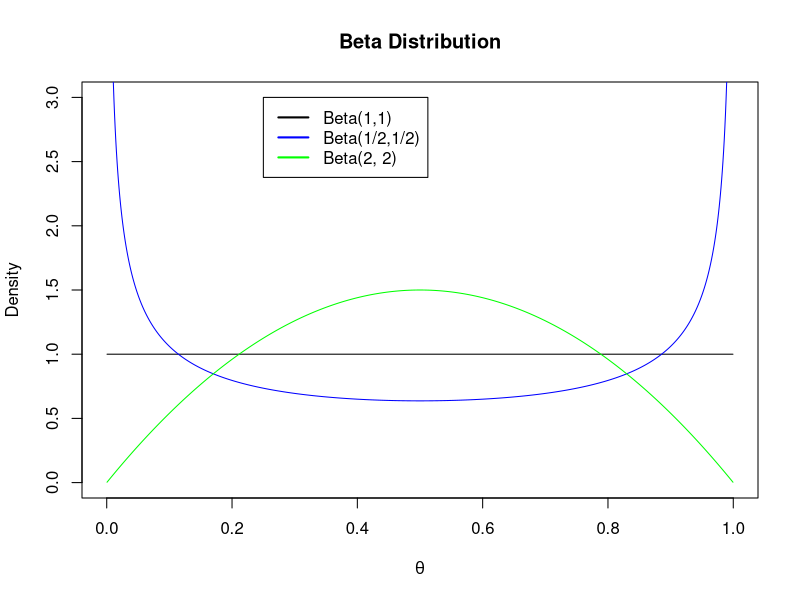
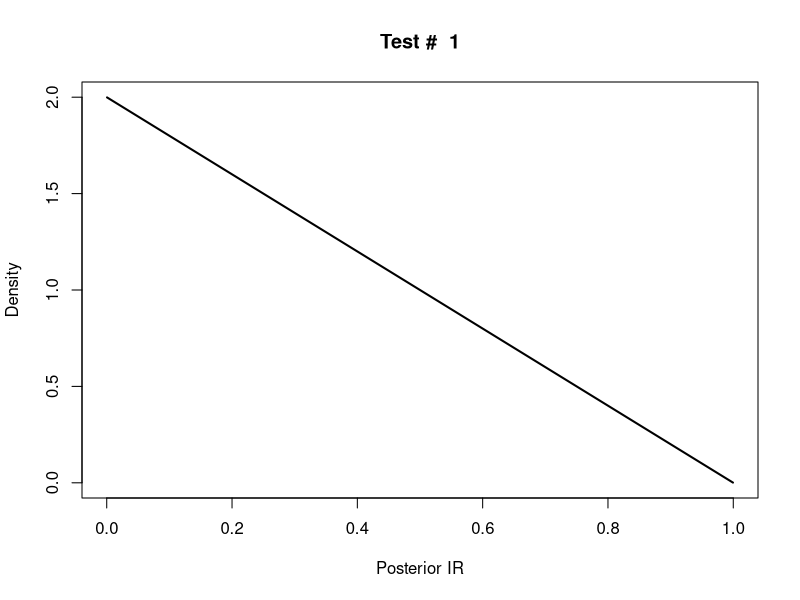
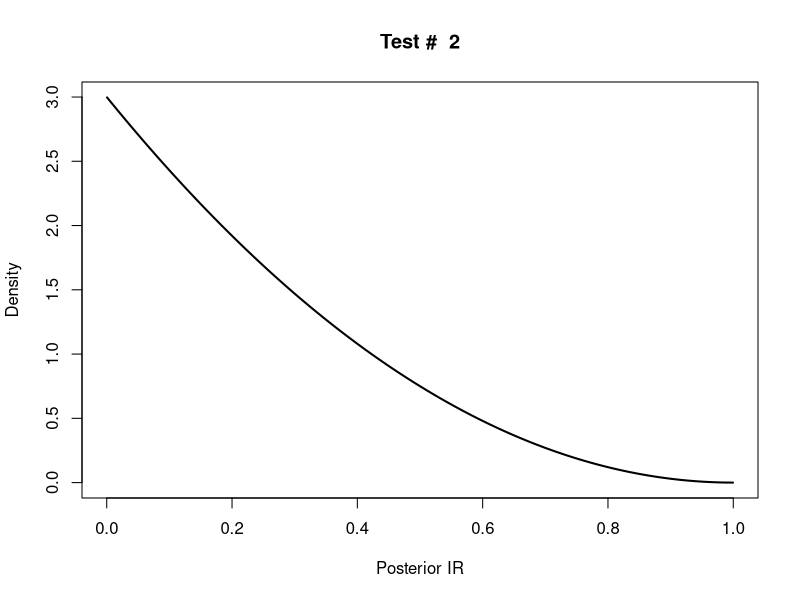
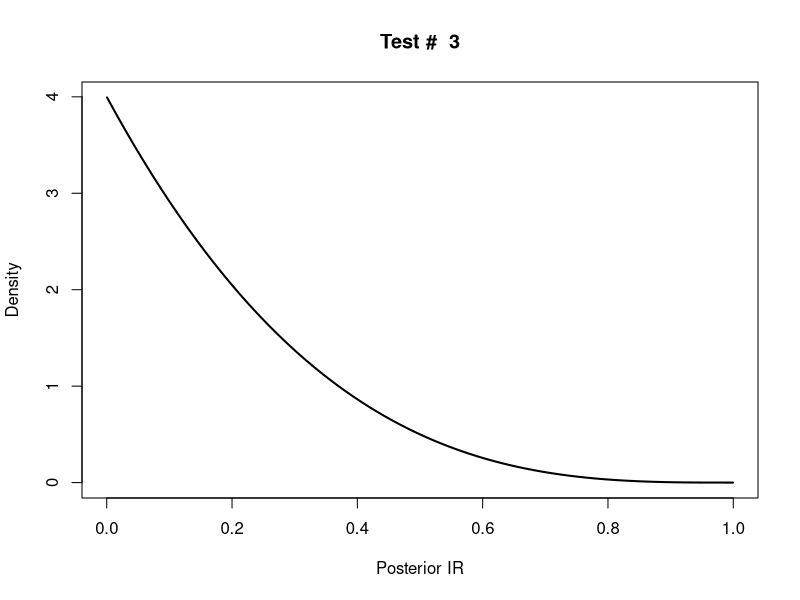
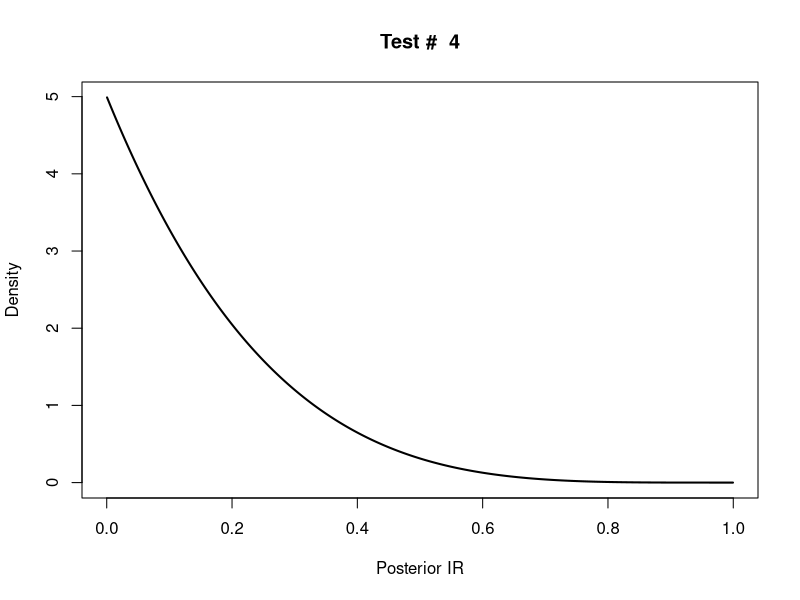
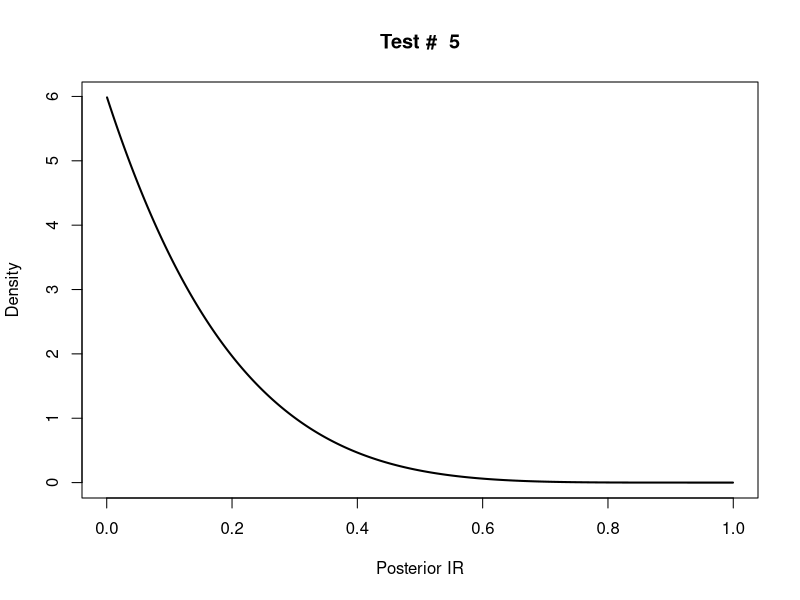
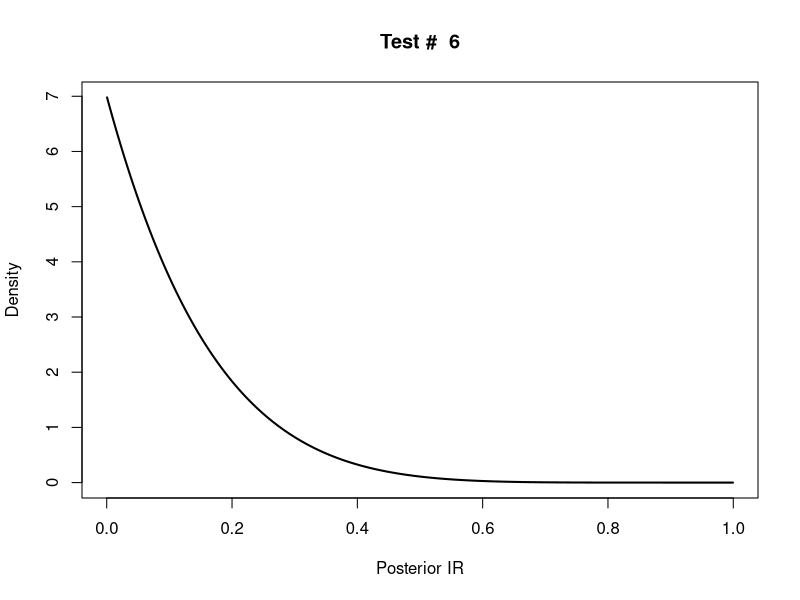
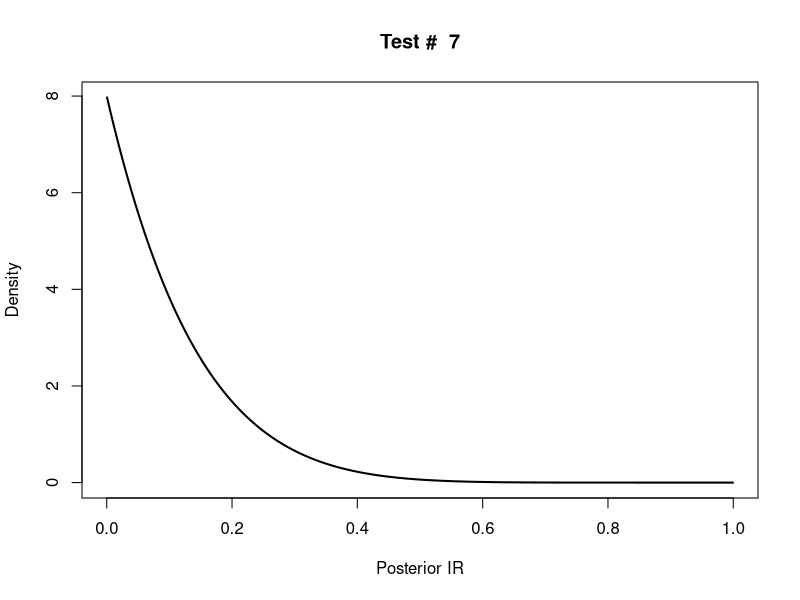

Reproduce these figures in R, in order. (Note: this script raises an error after producing the figures.)
# Companion Code for Bayesian Statistics: Counting for Nerds
library(glue)

# 1,000 points evently spaced between (0, 1)
theta <- ppoints(1000)

# Noninformative Prior Distribution
flat_prior <- dbeta(theta, 1, 1)
alt_prior <- dbeta(theta, 0.5, 0.5)
non_flat_prior <- dbeta(theta, 2, 2)

plot(theta, flat_prior, type="l", col="black", ylab="Density", xlab=expression(theta), ylim=c(0, 3), main="Beta Distribution")
lines(theta, alt_prior, type="l", col="blue", ylab="Density", xlab=expression(theta), ylim=c(0,3))
lines(theta, non_flat_prior, type="l", col="green", ylab="Density", xlab=expression(theta), ylim=c(0,3))
legend(0.25,3, c("Beta(1,1)","Beta(1/2,1/2)","Beta(2, 2)"),col=c("black","blue","green"), lwd=2)

# Simulate first 100 observiations
n <- 100
incidence_rate <- 0.1
n_success <- 1
n_fail <- 1
for (i in 1:100) {
  obs <- rbinom(1, 1, incidence_rate)
  if (obs == 0) {
    n_fail <- n_fail + 1
  }
  else {
    n_success <- n_success + 1
  }
  png(glue("./images/gif/posterior_{i}.png"))
  plot(theta, dbeta(theta, n_success, n_fail), main=paste("Test # ", i), type="l", lwd=2, ylab="Density", xlab="Posterior IR")
  dev.off()
}

# Noninformative prior, day 1 posterior
n_successes <- 1
n_failures <- 1

n_days <- 5
n_successes_by_day <- c(2, 2, 1, 3, 3)
n_failures_by_day <- c(198, 148, 299, 247, 198)
theta <- ppoints(10000)*0.05

for (i in 1:n_days) {
  n_successes <- n_successes + n_successes_by_day[i]
  n_failures <- n_failures + n_failures_by_day[i]
  
  low <- qbeta(0.025, n_successes, n_failures)
  high <- qbeta(0.975, n_successes, n_failures)
  
  png(glue("./images/covid_gif/posterior_day_{i}.png"))  
  plot(theta, dbeta(theta, n_successes, n_failures), main=paste("Day", i), type="l", lwd=2, ylab="Density", xlab="Posterior IR", xlim=c(-0.01, 0.05), ylim=c(0, 200))
  abline(v=low, col="blue", lwd=2, lty=2)
  text(x=low - 0.0075, y=100, round(low, 3))
  abline(v=high, col="blue", lwd=2, lty=2)
  text(x=high + 0.0075, y=100, round(high,  3)) 
  dev.off()
}
